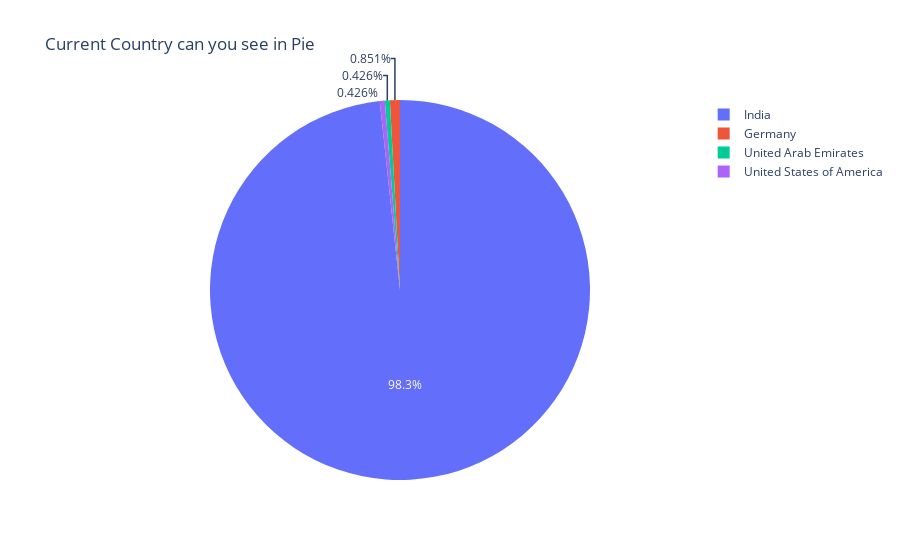

The code cell stored with this chart in its notebook:
### Code cell
country = data["Your Current Country."].value_counts()
# country 
label = country.index
# label
counts = country.values
# counts
# fig = go.Figure(data=[go.Pie(labels=label, values=counts)])
# fig.show()

# fig = go.Figure(data=[go.Pie(labels=label, values=counts)])
# fig.update_layout(title_text = "Current Country can you see in Pie ")
# fig.show()

fig = go.Figure(data=[go.Pie(labels=label, values=counts)])

fig.update_layout(title_text = "Current Country can you see in Pie ")

# fig.update_traces(hoverinfo = 'label+value', textinfo= 'percent', textfont_size=30, marker = dict(colors='colors', line=dict(colors = 'black', width=3)))
fig.show()

### Figure 1 — Plotly figure (JSON) as saved in the notebook; plotly's stock layout.template omitted (floating-point values rounded to 4 significant figures)
{"data": [{"labels": ["India", "Germany", "United Arab Emirates", "United States of America"], "type": "pie", "values": [231, 2, 1, 1]}], "layout": {"title": {"text": "Current Country can you see in Pie "}}}
